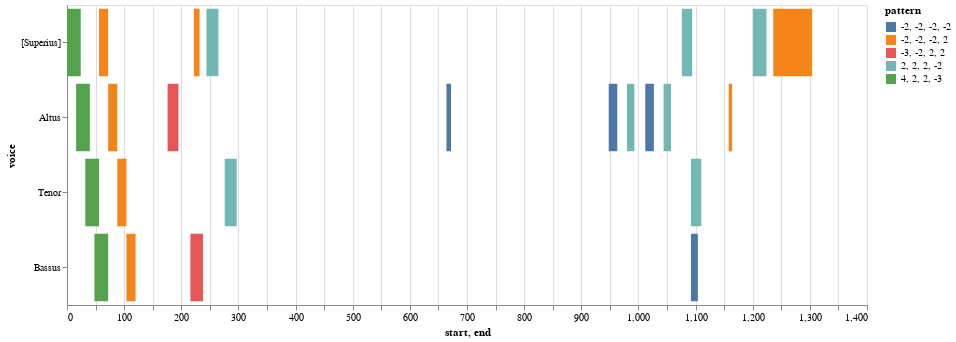

This figure's notebook cell:
### Code cell
nr = model.notes(combineUnisons=True)
mel = model.melodic(df=nr, kind='d', compound=True, unit=0, end=False) 
mel_ngrams = model.ngrams(df=mel, n=4) 
entry_ngrams = model.entries(df=mel, n=4) 
mel_ngrams_duration = model.durations(df=mel, n=4, mask_df=entry_ngrams) 
viz.plot_ngrams_heatmap(entry_ngrams, mel_ngrams_duration, selected_patterns=shared_entries, voices=[], includeCount=False)

### Figure 1 — Vega-Lite specification as saved in the notebook (floating-point values rounded to 4 significant figures)
{"config": {"view": {"continuousWidth": 400, "continuousHeight": 300}}, "data": {"name": "data-39e1112dabb6f9f96130ed05f8ead5bf"}, "mark": "bar", "encoding": {"color": {"field": "pattern", "type": "nominal"}, "opacity": {"condition": {"value": 1, "selection": "selector001"}, "value": 0.2}, "tooltip": [{"field": "start", "type": "quantitative"}, {"field": "end", "type": "quantitative"}, {"field": "pattern", "type": "nominal"}], "x": {"field": "start", "type": "quantitative"}, "x2": {"field": "end"}, "y": {"field": "voice", "sort": null, "type": "nominal"}}, "height": 300, "selection": {"selector001": {"type": "multi", "fields": ["pattern"]}}, "width": 800, "$schema": "https://vega.github.io/schema/vega-lite/v4.17.0.json", "datasets": {"data-39e1112dabb6f9f96130ed05f8ead5bf": [{"start": 0.0, "voice": "[Superius]", "pattern": "4, 2, 2, -3", "end": 24.0}, {"start": 56.0, "voice": "[Superius]", "pattern": "-2, -2, -2, 2", "end": 72.0}, {"start": 222.0, "voice": "[Superius]", "pattern": "-2, -2, -2, 2", "end": 232.0}, {"start": 244.0, "voice": "[Superius]", "pattern": "2, 2, 2, -2", "end": 265.0}, {"start": 1076.0, "voice": "[Superius]", "pattern": "2, 2, 2, -2", "end": 1094.0}, {"start": 1200.0, "voice": "[Superius]", "pattern": "2, 2, 2, -2", "end": 1224.0}, {"start": 1236.0, "voice": "[Superius]", "pattern": "-2, -2, -2, 2", "end": 1304.0}, {"start": 16.0, "voice": "Altus", "pattern": "4, 2, 2, -3", "end": 40.0}, {"start": 72.0, "voice": "Altus", "pattern": "-2, -2, -2, 2", "end": 88.0}, {"start": 176.0, "voice": "Altus", "pattern": "-3, -2, 2, 2", "end": 195.0}, {"start": 664.0, "voice": "Altus", "pattern": "-2, -2, -2, -2", "end": 672.0}, {"start": 948.0, "voice": "Altus", "pattern": "-2, -2, -2, -2", "end": 963.0}, {"start": 980.0, "voice": "Altus", "pattern": "2, 2, 2, -2", "end": 993.0}, {"start": 1012.0, "voice": "Altus", "pattern": "-2, -2, -2, -2", "end": 1027.0}, {"start": 1044.0, "voice": "Altus", "pattern": "2, 2, 2, -2", "end": 1057.0}, {"start": 1158.0, "voice": "Altus", "pattern": "-2, -2, -2, 2", "end": 1164.0}, {"start": 32.0, "voice": "Tenor", "pattern": "4, 2, 2, -3", "end": 56.0}, {"start": 88.0, "voice": "Tenor", "pattern": "-2, -2, -2, 2", "end": 104.0}, {"start": 276.0, "voice": "Tenor", "pattern": "2, 2, 2, -2", "end": 297.0}, {"start": 1092.0, "voice": "Tenor", "pattern": "2, 2, 2, -2", "end": 1110.0}, {"start": 48.0, "voice": "Bassus", "pattern": "4, 2, 2, -3", "end": 72.0}, {"start": 104.0, "voice": "Bassus", "pattern": "-2, -2, -2, 2", "end": 120.0}, {"start": 216.0, "voice": "Bassus", "pattern": "-3, -2, 2, 2", "end": 238.0}, {"start": 1092.0, "voice": "Bassus", "pattern": "-2, -2, -2, -2", "end": 1104.0}]}}
